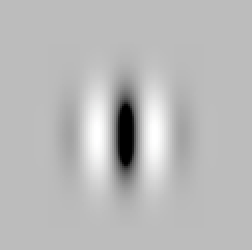
%> input picture code/temp_gabor/GaborWavelet/grating/0.png, 126 x 125 px (shown 2 times larger)
$ octave gabor_filter_pipe.m   (GNU Octave 9; MATLAB toolbox functions it lacks are replaced by stand-ins)
%> lines starting %> are read from the running program, lines starting %| are printed output that depends on the picture
%%

% cd('D:\OneDrive - Duke University\RRR增量备份\Grad\Rotation\LG_lab\archive\GaborWavelet\grating')
% ls *.png
% ori_list = [0:22.5:157.5];

for i = 1:8

pic_list = {'0.png' '135.png' '22.5.png' '67.5.png' '112.5.png' '157.5.png' '45.png' '90.png' };
pathname = 'D:\OneDrive - Duke University\RRR增量备份\Grad\Rotation\LG_lab\archive\GaborWavelet\grating\';
cd(pathname)
filename = pic_list{i};
im2 = imread([pathname filename]);
%> im2 is the input picture: size 125x126x3 uint8; mean R, G, B 185.6, 185.6, 185.6
disp(filename)
cd ..

if size(im2,3) == 3, im2 = rgb2gray(im2); end
if size(im2,1) ~= size(im2,2)
    disp('crop image to square')
    crop_size = min(size(im2,1), size(im2,2));
%> crop_size = 125
    im2 = im2(1:crop_size, 1:crop_size);
%> im2: size 125x125 uint8
end

imageSize = [1 1] * 2^7;
%%%
% This process requires Image Processing Toolbox
if size(im2,1) ~= imageSize(1), im2 = imresize(im2,imageSize); end
%%%

im2 = fliplr(im2');
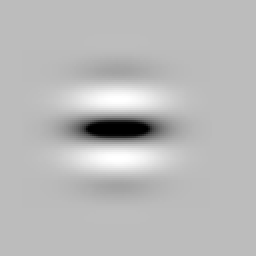
%> im2: size 128x128 uint8 (shown 2 times larger); min 0, max 255, mean 185.6; mean of the top-left, top-right, bottom-left and bottom-right quarters 185.6, 186.6, 184.4, 185.9
im2 = double(im2);
meanValue = mean(im2(:));
%> meanValue = 185.6
im2 = im2 - meanValue;

% imageSize = size(im2);

%% set parameters of Gabor wavelet
% param
N  = 1;               % sampling points per octave
a0 = 2^(1/N);   % scaling factor
b0 = 1;         % the unit spatial interval

param.phai = 1.5;     % band width of gabor [octave]
param.aspectRatio = 1;% aspect ratio of the gabor filter

m = ceil(log2(imageSize(1)/2));
param.m = m*N;        % the number of scale (in 6 octaves)
K = 8;                % the number of sampling orientation
param.theta0 = pi/K;  % the step size of each angular rotation

param.N = N;
param.K = K;
param.a0 = a0;
param.b0 = b0;


% tx = 1:imageSize(1); % the width of the image
% ty = 1:imageSize(2); % the height of the image
% [x y] = meshgrid(tx,ty); x = x'; y = y';

step = 0;
steps = (m+1)*K;
h = waitbar(0, 'Now analyzing...');

% set the filter bank
for ii = 0: m
    for ll = 0: K-1

        filterSize = 4 * 2^ii;
        tx = 1:filterSize;
        ty = 1:filterSize;
        % tx = 1:filterSize*2;
        % ty = 1:filterSize*2;
        [x,y] = meshgrid(tx,ty); x = x'; y = y';
        ctr = ( 4 + 2^(-ii) ) / 2;
        % ctr = ( 8 + 2^(-ii) ) / 2;

        GWfilter(ii+1,ll+1).even= GaborWavelet(x,y,ii,ctr,ctr,ll,param,0);
        GWfilter(ii+1,ll+1).odd = GaborWavelet(x,y,ii,ctr,ctr,ll,param,1);
    end
end


% tic
for ii = 0: m

    for ll = 0: K-1


        if ii == 0
            even = myConv2(GWfilter(ii+1,ll+1).even, im2, 2^ii);
            odd  = myConv2(GWfilter(ii+1,ll+1).odd , im2, 2^ii);
        else
            even = myConv2(GWfilter(ii+1,ll+1).even, im2, 2^ii*3/2);
            odd  = myConv2(GWfilter(ii+1,ll+1).odd , im2, 2^ii*3/2);
        end

        step = step + 1;
        waitbar(step / steps)
        res(ii+1, ll+1).even = even;
        res(ii+1, ll+1).odd  = odd;
    end
end
%> after the loop, even = -281.8; odd = 35.69; res = 56 items; step = 56
% toc
param.m = param.m+1;

close(h);

%% feature value; even+odd at same scale & ori

feav = zeros(7,8,2);
for scale = 1:7
    for ori = 1:8
%         for phase = 1:2
            feav(scale, ori, 1) = sum(res(scale, ori).even(:));
            feav(scale, ori, 2) = sum(res(scale, ori).odd(:));
%         end
    end
end
subplot(1,2,1);imagesc(squeeze(feav(:,:,1))); colorbar
subplot(1,2,2);imagesc(squeeze(feav(:,:,2))); colorbar
set(gcf, 'Position', get(0, 'Screensize'));
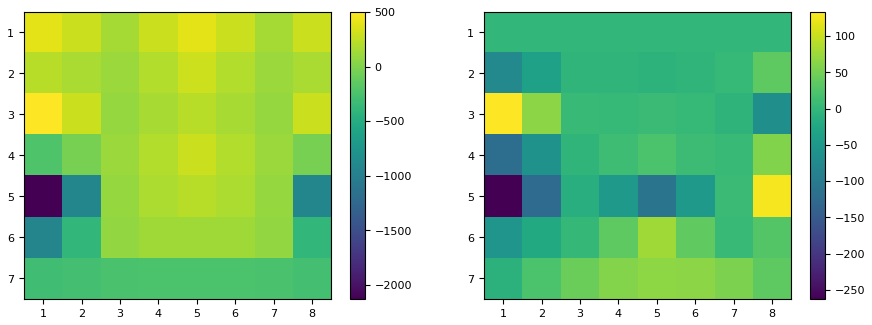
%> figure redrawn from the program's plot data, 2 panels

cd('D:\OneDrive - Duke University\RRR增量备份\Grad\Rotation\LG_lab\archive\GaborWavelet\res')
save([filename(1:end-4), '.mat'], 'res', 'feav')
saveas(gcf, [filename(1:end-4), ' feav', '.jpg'])

%%
% [19 lines of commented-out code are left out]

close all
clear

end
%> pass 2 of the loop `for i = 1:8`:
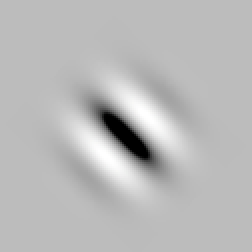
%> input picture code/temp_gabor/GaborWavelet/grating/135.png, 126 x 126 px (shown 2 times larger)
%> im2 is the input picture: size 126x126x3 uint8; mean R, G, B 185.6, 185.6, 185.6
%> `im2 = fliplr(im2');`:
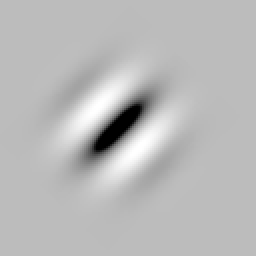
%> im2: size 128x128 uint8 (shown 2 times larger); min 0, max 255, mean 185.6; mean of the top-left, top-right, bottom-left and bottom-right quarters 187.6, 183.7, 181.9, 189.4
%> after the loop `for ii = 0: m`: even = -246.2; odd = 26.41
%> `set(gcf, 'Position', get(0, 'Screensize'));`:
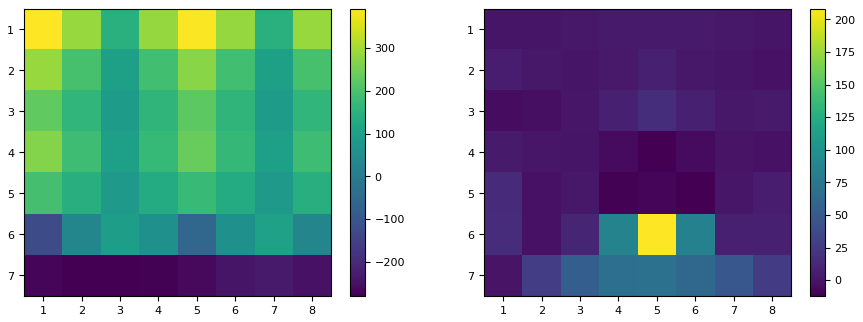
%> figure redrawn from the program's plot data, 2 panels
%> pass 3 of the loop `for i = 1:8`:
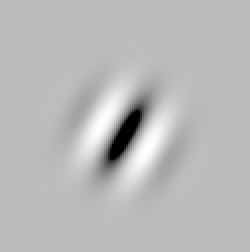
%> input picture code/temp_gabor/GaborWavelet/grating/22.5.png, 125 x 126 px (shown 2 times larger)
%> im2 is the input picture: size 126x125x3 uint8; mean R, G, B 185.9, 185.9, 185.9
%> `im2 = fliplr(im2');`:
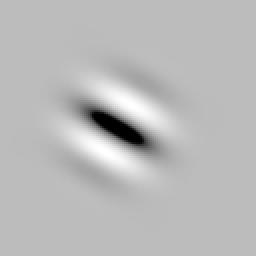
%> im2: size 128x128 uint8 (shown 2 times larger); min 0, max 255, mean 185.9; mean of the top-left, top-right, bottom-left and bottom-right quarters 182.6, 189.1, 187.8, 184
%> meanValue = 185.9
%> after the loop `for ii = 0: m`: even = -251.8; odd = 26.19
%> `set(gcf, 'Position', get(0, 'Screensize'));`:
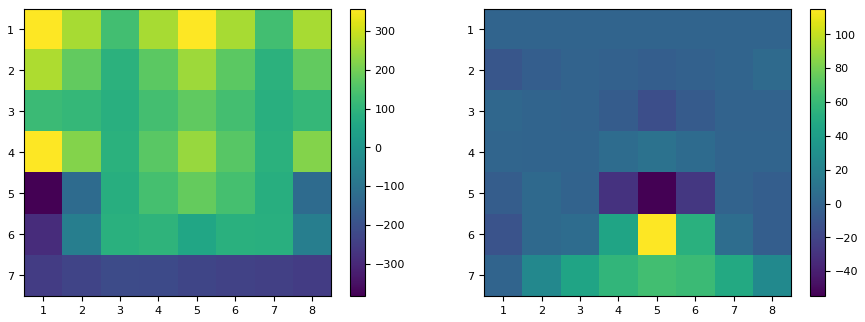
%> figure redrawn from the program's plot data, 2 panels
%> (the run ends here)
